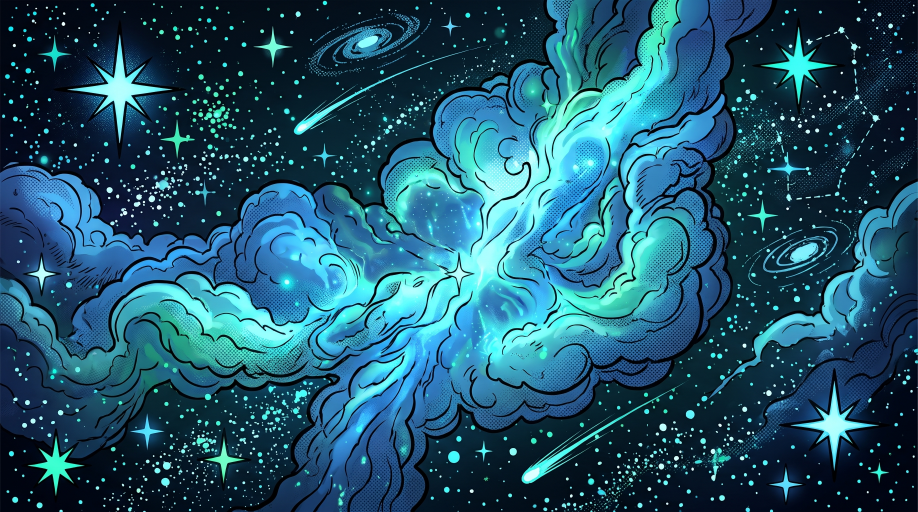
#> input picture strumenti/retro/nebulosa_eroi.jpg, 2752 x 1536 px, found by its file name (shown at 1/3 size)
$ python banner_social.py
#> lines starting #> are read from the running program, lines starting #| are printed output that depends on the picture; after the words box and inside, x2 and y2 are one past the last pixel; in counts of white or black regions, pixels touching at a corner belong together
# Rifà i banner dei social con il logo del titolo attuale (assets/icons/logo_titolo.webp).
# Uso: python3 strumenti/social/banner_social.py <cartella_uscita>
import sys, os
from PIL import Image, ImageDraw, ImageFont, ImageFilter

OUT = sys.argv[1] if len(sys.argv) > 1 else 'strumenti/social/uscita'
os.makedirs(OUT, exist_ok=True)
NEB = Image.open('strumenti/retro/nebulosa_eroi.jpg').convert('RGB')
#> NEB is the input picture: PIL image 2752x1536 RGB; mean R, G, B 32.6, 85.2, 107
LOGO = Image.open('assets/icons/logo_titolo.webp').convert('RGBA')
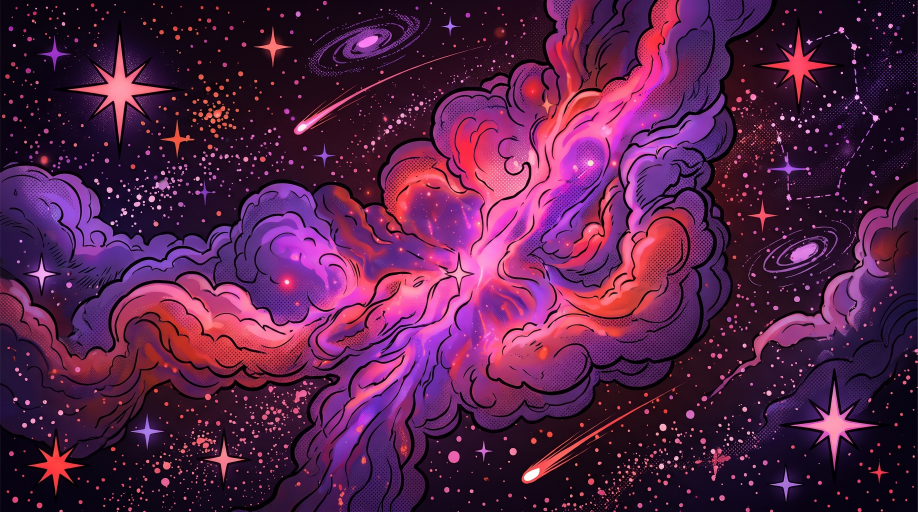
#> input picture strumenti/retro/nebulosa_villain.jpg, 2752 x 1536 px, given in place of logo_titolo.webp, which was not available (shown at 1/3 size)
FONT = 'promo/font/LuckiestGuy-Regular.ttf'
MOTTO = 'FAI SQUADRA. NON DIVENTARE IL VILLAIN.'
SOTTO = 'Card game gratis · Browser e Android'

def copri(img, w, h):
#> called with w = 960, h = 540
    s = max(w / img.width, h / img.height)
#> s = 0.352
    im = img.resize((round(img.width * s) + 1, round(img.height * s) + 1), Image.LANCZOS)
    x = (im.width - w) // 2; y = (im.height - h) // 2
#> after `x = (im.width - w) // 2`: x = 4
#> after `y = (im.height - h) // 2`: y = 0
    return im.crop((x, y, x + w, y + h))

def testo(base, cx, y, s, size, colore, bordo):
    f = ImageFont.truetype(FONT, size)
    d = ImageDraw.Draw(base)
    w = d.textlength(s, font=f)
    sw = max(2, size // 9)
    # ombra dura stile fumetto
    d.text((cx - w / 2 + sw, y + sw), s, font=f, fill=(0, 0, 0, 255), stroke_width=sw, stroke_fill=(0, 0, 0, 255))
    d.text((cx - w / 2, y), s, font=f, fill=colore, stroke_width=sw, stroke_fill=bordo)
    return y + size * 1.15

def banner(nome, w, h, larg_logo, y_logo, motto_px, sotto_px):
    base = copri(NEB, w, h).convert('RGBA')
    # velo scuro al centro per far leggere logo e testi
    velo = Image.new('L', (w, h), 0)
#> velo: PIL image 960x540 L; every value is 0
    ImageDraw.Draw(velo).ellipse((w * 0.12, y_logo - h * 0.10, w * 0.88, y_logo + h * 0.42), fill=110)
#> velo: PIL image 960x540 L; values 0 (black) and 110 (white), 31.1% white; 1 white region, box (x1, y1, x2, y2) and area: (115, 174, 845, 455) 161130
    velo = velo.filter(ImageFilter.GaussianBlur(min(w, h) * 0.08))
    base = Image.composite(Image.new('RGBA', (w, h), (6, 8, 18, 255)), base, velo)
    lw = round(larg_logo); lh = round(LOGO.height * lw / LOGO.width)
#> after `lh = round(LOGO.height * lw / LOGO.width)`: lh = 301
    logo = LOGO.resize((lw, lh), Image.LANCZOS)
    # ombra morbida sotto il logo
    ombra = Image.new('RGBA', logo.size, (0, 0, 0, 0)); ombra.putalpha(logo.getchannel('A').point(lambda v: v * 0.8))
#> after `ombra = Image.new('RGBA', logo.size, (0, 0, 0, 0))`: ombra: PIL image 540x301 RGBA; every value is 0
    ombra = ombra.filter(ImageFilter.GaussianBlur(lw * 0.012))
    x = (w - lw) // 2; y = round(y_logo - lh / 2)
#> after `y = round(y_logo - lh / 2)`: y = 78
    base.alpha_composite(ombra, (x + round(lw * 0.008), y + round(lw * 0.012)))
    base.alpha_composite(logo, (x, y))
    ty = y + lh + motto_px * 0.25
#> ty = 387.5
    ty = testo(base, w / 2, ty, MOTTO, motto_px, (255, 214, 10, 255), (0, 0, 0, 255))
#> in testo, `w = d.textlength(s, font=f)`: w = 723.2
#> ty = 426.6
    testo(base, w / 2, ty + sotto_px * 0.15, SOTTO, sotto_px, (255, 255, 255, 255), (0, 0, 0, 255))
    p = os.path.join(OUT, nome)
    base.convert('RGB').save(p)
    print(p, base.size)
#| strumenti/social/uscita/banner_discord_960x540.png (960, 540)

banner('banner_discord_960x540.png', 960, 540, 540, 228, 34, 20)
banner('banner_bluesky_x_1500x500.png', 1500, 500, 640, 190, 40, 24)
#> call 2 of banner, with nome = 'banner_bluesky_x_1500x500.png', w = 1500, h = 500, larg_logo = 640, y_logo = 190, motto_px = 40, sotto_px = 24
#> call 2 of copri, with w = 1500, h = 500
#> in copri (call 2), `return im.crop((x, y, x + w, y + h))`:
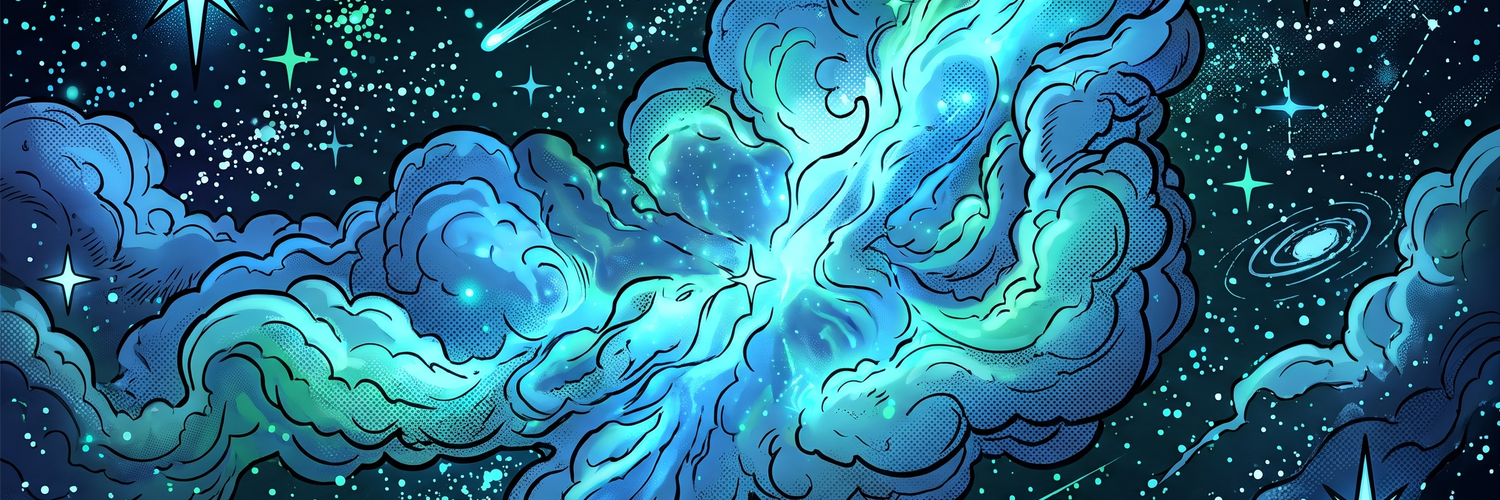
#> returned value: PIL image 1500x500 RGB; mean R, G, B 42, 107, 132.2
#> in banner (call 2), `velo = Image.new('L', (w, h), 0)`: velo: PIL image 1500x500 L; every value is 0
#> in banner (call 2), `ImageDraw.Draw(velo).ellipse((w * 0.12, y_logo - h * 0.10, w * 0.88, y..`:
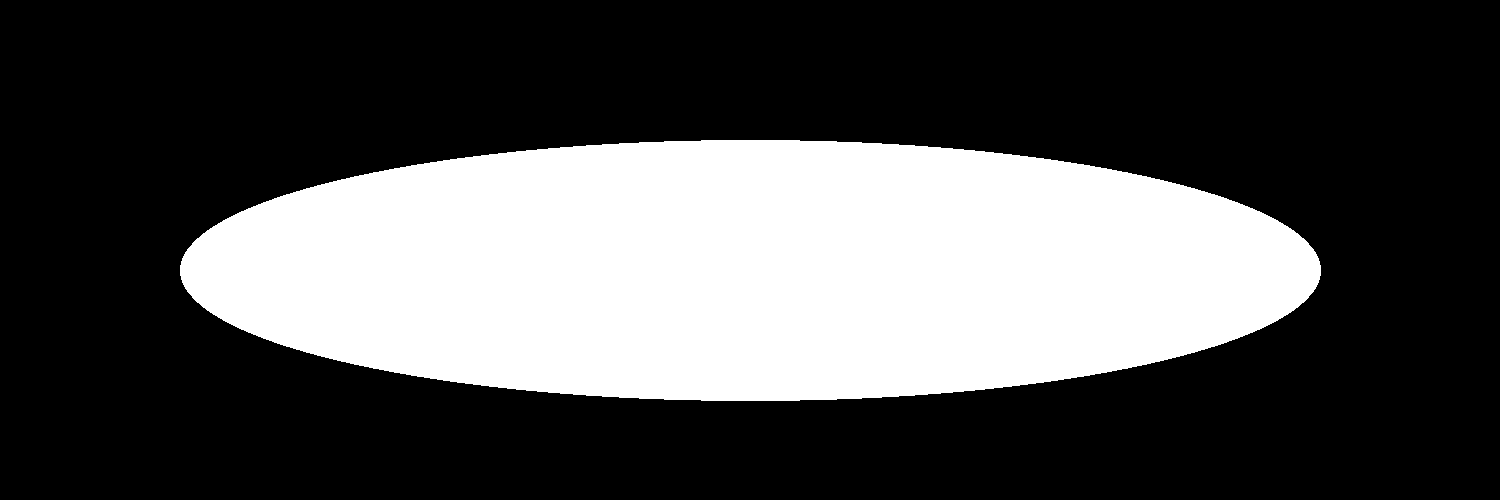
#> velo: PIL image 1500x500 L; values 0 (black) and 110 (white), 31.2% white; 1 white region, box (x1, y1, x2, y2) and area: (180, 140, 1321, 401) 233993
#> in banner (call 2), `ombra = Image.new('RGBA', logo.size, (0, 0, 0, 0))`: ombra: PIL image 640x357 RGBA; every value is 0
#> in banner (call 2), `ty = testo(base, w / 2, ty, MOTTO, motto_px, (255, 214, 10, 255), (0, ..`: ty = 425
#> in banner (call 2), `ty = testo(base, w / 2, ty, MOTTO, motto_px, (255, 214, 10, 255), (0, ..`:
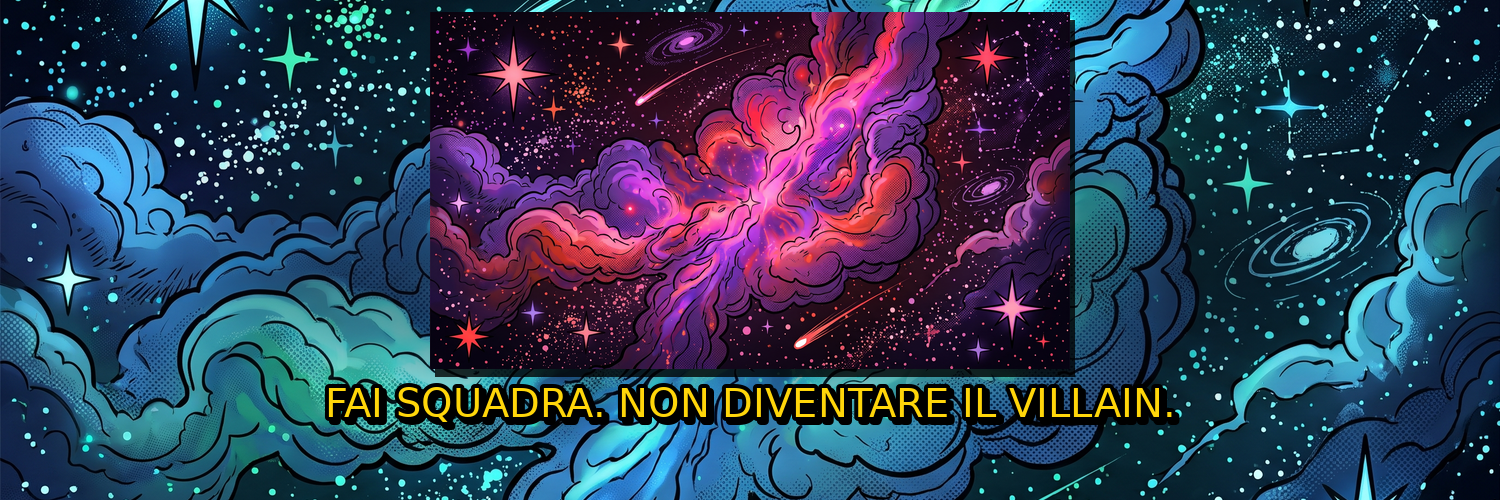
#> base: PIL image 1500x500 RGBA; mean R, G, B, A 47.5, 59.7, 85.9, 255
#| strumenti/social/uscita/banner_bluesky_x_1500x500.png (1500, 500)
# YouTube: tutto dentro la zona sicura centrale 1546x423
banner('banner_youtube_2560x1440.png', 2560, 1440, 1100, 640, 66, 38)
#> call 3 of banner, with nome = 'banner_youtube_2560x1440.png', w = 2560, h = 1440, larg_logo = 1100, y_logo = 640, motto_px = 66, sotto_px = 38
#> in banner (call 3), `velo = Image.new('L', (w, h), 0)`: velo: PIL image 2560x1440 L; every value is 0
#> in banner (call 3), `ImageDraw.Draw(velo).ellipse((w * 0.12, y_logo - h * 0.10, w * 0.88, y..`:
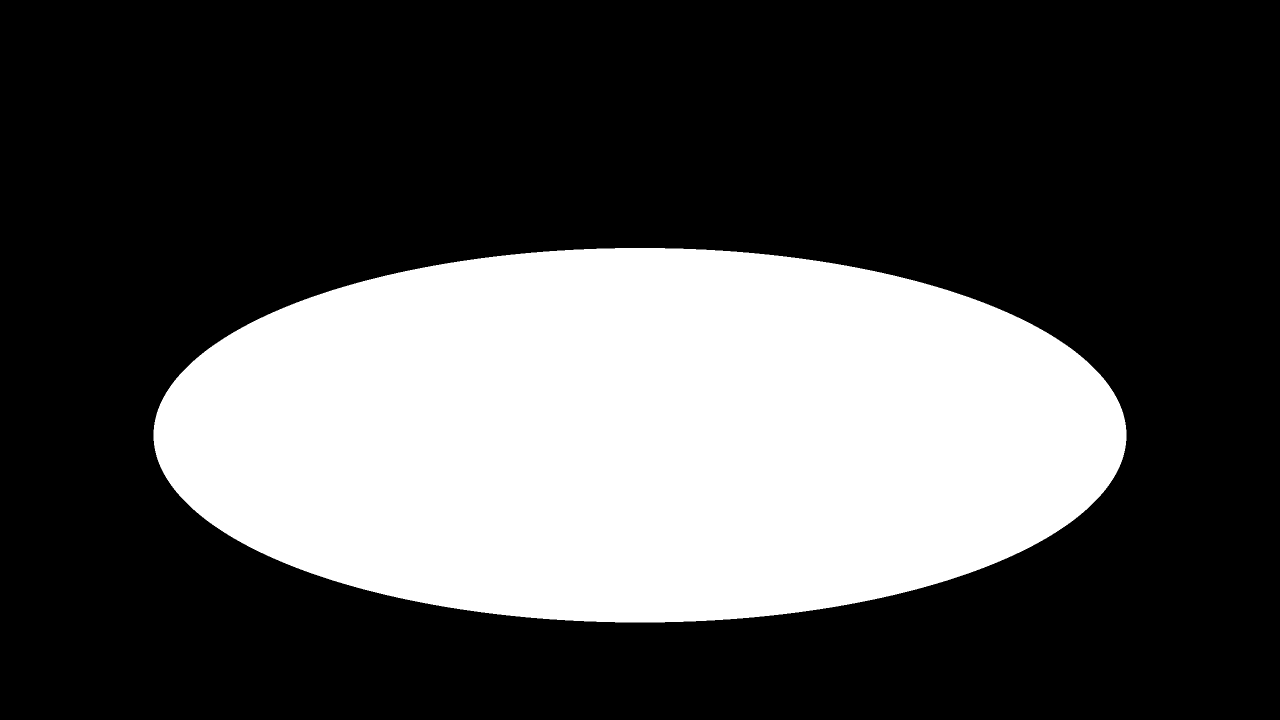
#> velo: PIL image 2560x1440 L (shown at 1/2 size); values 0 (black) and 110 (white), 31.1% white; 1 white region, box (x1, y1, x2, y2) and area: (307, 496, 2253, 1245) 1144722
#> in banner (call 3), `ombra = Image.new('RGBA', logo.size, (0, 0, 0, 0))`: ombra: PIL image 1100x614 RGBA; every value is 0
#> in banner (call 3), `ty = testo(base, w / 2, ty, MOTTO, motto_px, (255, 214, 10, 255), (0, ..`: ty = 1039.4
#> in banner (call 3), `base.convert('RGB').save(p)`:
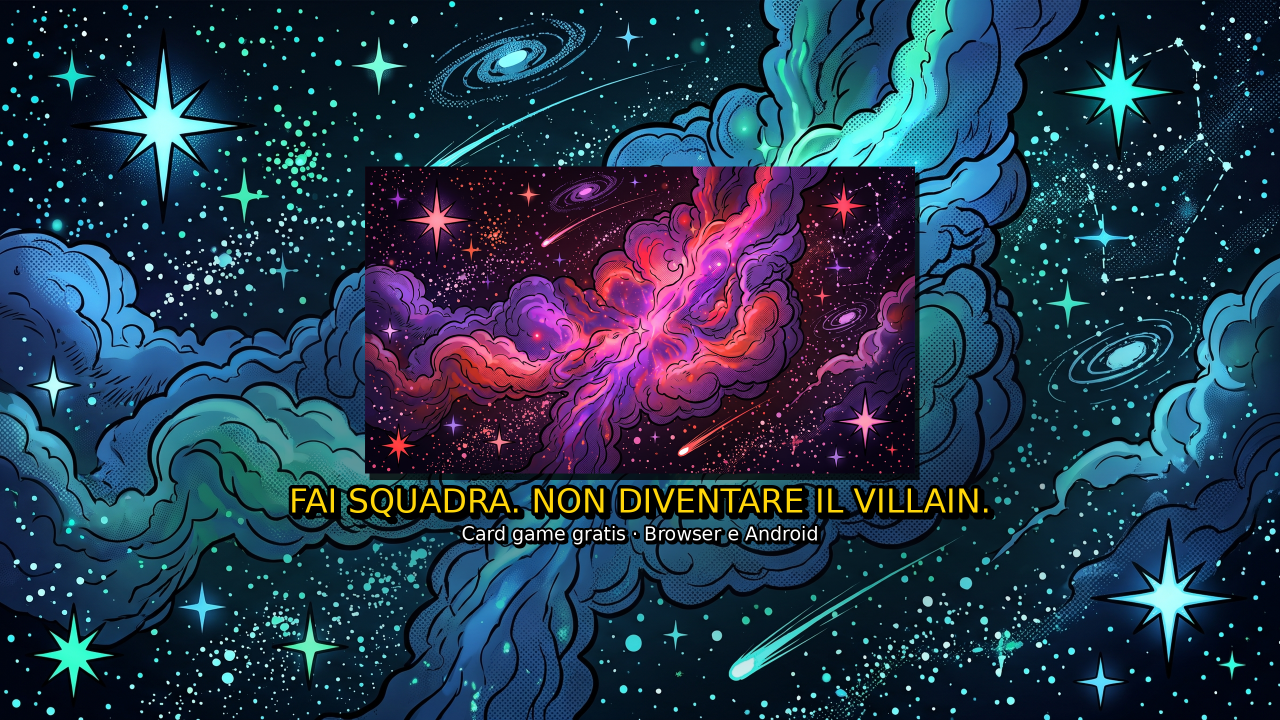
#> saved as banner_youtube_2560x1440.png: PIL image 2560x1440 RGB (shown at 1/2 size); mean R, G, B 35.4, 54.1, 75.8
#| strumenti/social/uscita/banner_youtube_2560x1440.png (2560, 1440)
banner('sfondo_verticale_1080x1920.png', 1080, 1920, 880, 760, 44, 28)
#| strumenti/social/uscita/sfondo_verticale_1080x1920.png (1080, 1920)
